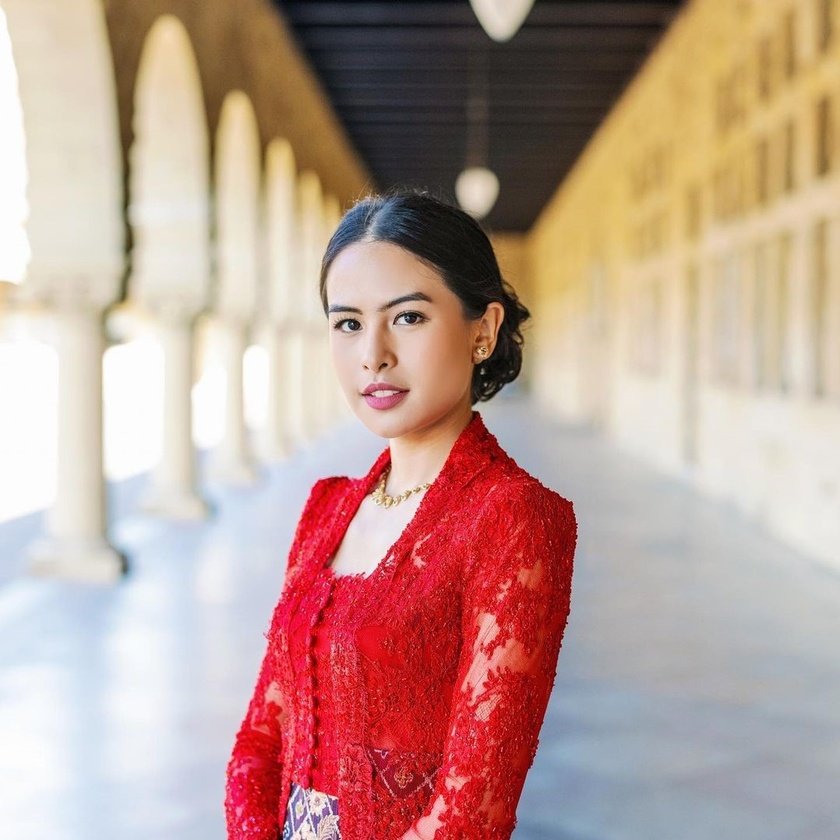
#> input picture src/maudy.jpg, 840 x 840 px, shrunk from 1078 x 1078 before the run
$ python vision.py
#> lines starting #> are read from the running program, lines starting #| are printed output that depends on the picture; after the words box and inside, x2 and y2 are one past the last pixel; in counts of white or black regions, pixels touching at a corner belong together
import cv2

# Muat gambar
image_path = "maudy.jpg"  # Ganti dengan path gambar Anda
image = cv2.imread(image_path)
#> image is the input picture: shape (840, 840, 3); mean B, G, R 147.8, 158, 189.2

# Konversi gambar ke grayscale untuk deteksi wajah
gray_image = cv2.cvtColor(image, cv2.COLOR_BGR2GRAY)
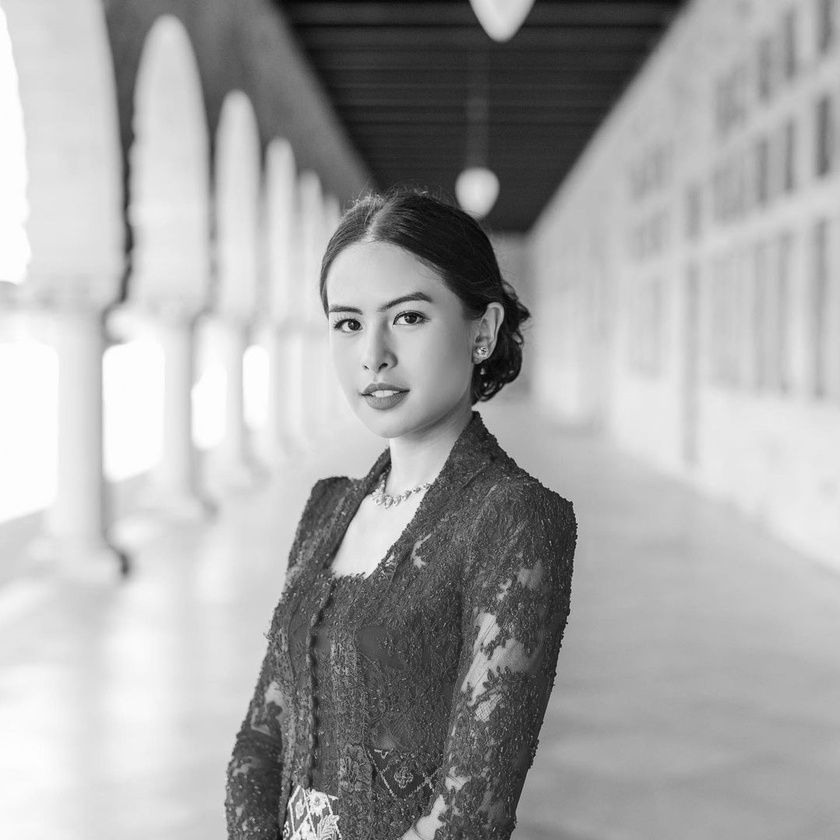
#> gray_image: shape (840, 840); min 3, max 255, mean 166.1

# Muat model deteksi wajah dari OpenCV
face_cascade = cv2.CascadeClassifier(cv2.data.haarcascades + "haarcascade_frontalface_default.xml")

# Deteksi wajah pada gambar
faces = face_cascade.detectMultiScale(gray_image, scaleFactor=1.1, minNeighbors=5, minSize=(30, 30))
#> faces = [[287, 3, 67, 67], [292, 251, 174, 174]]

# Gambar kotak di sekitar wajah yang terdeteksi
for (x, y, w, h) in faces:
    cv2.rectangle(image, (x, y), (x+w, y+h), (255, 0, 0), 2)
#> this loop made 2 passes
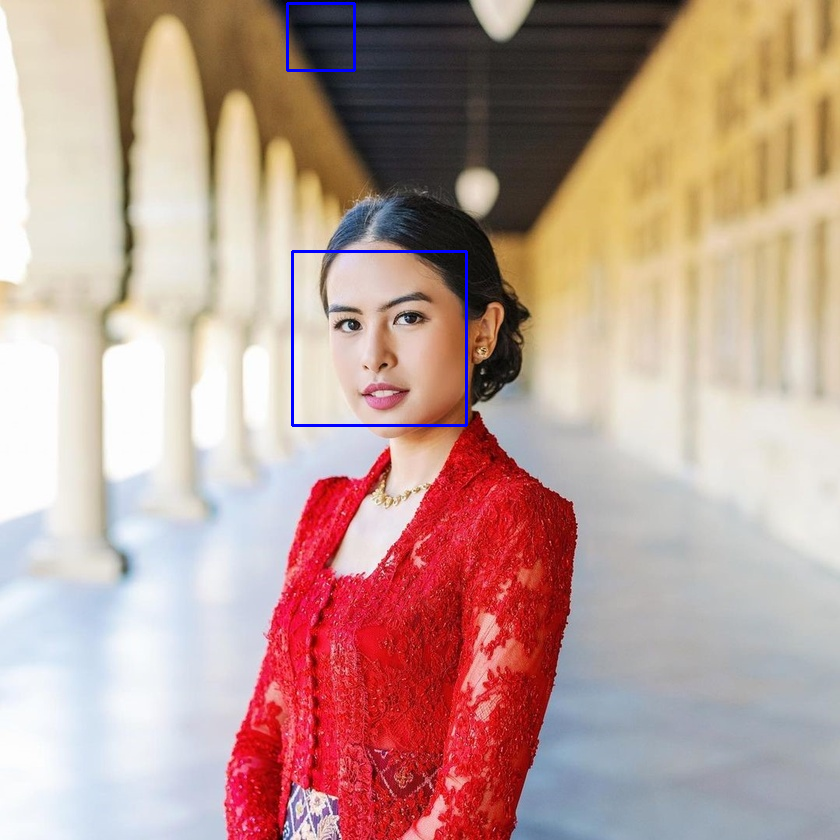
#> image: shape (840, 840, 3); 0.41% of pixels changed, all inside (x1, y1, x2, y2) = (286, 2, 468, 427)

# Tampilkan hasil
title = "Face Detection"
cv2.imshow(title, image)
cv2.waitKey(0)
cv2.destroyAllWindows()

# Opsional: Simpan gambar hasil
detected_image_path = "detected_faces.jpg"
cv2.imwrite(detected_image_path, image)
